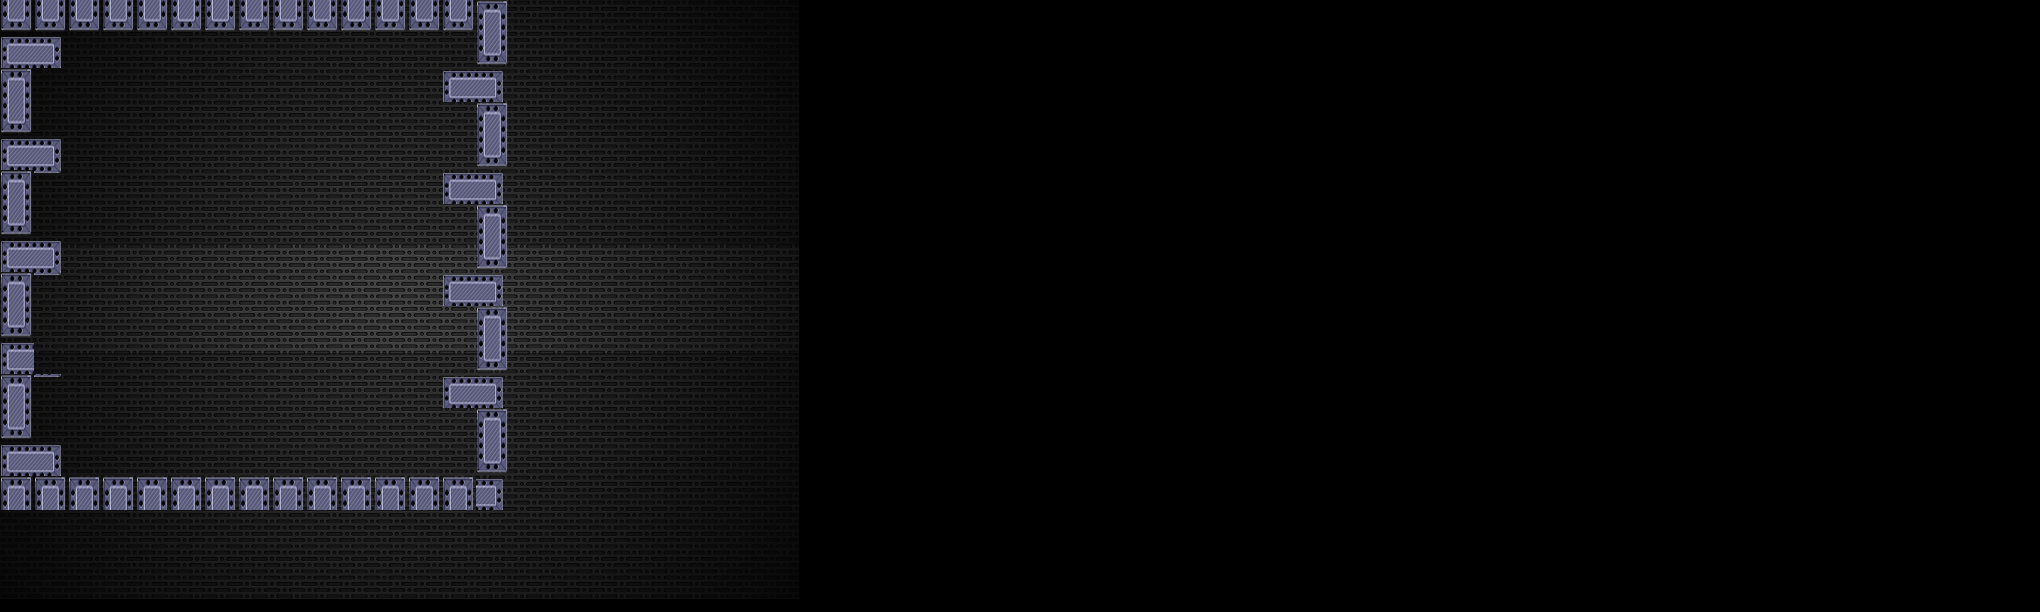

This game map was drawn from its Tiled (.tmx) file and the tilesets committed beside it. A one-line description and the trimmed map source follow:
An orthogonal 60x18 tile map with 34x34 px tiles, 1 tile layer (Collision), 1 image layer.

<map version="1.0" tiledversion="1.1.5" orientation="orthogonal" renderorder="right-down" width="60" height="18" tilewidth="34" tileheight="34" infinite="0" nextobjectid="1">
 <tileset firstgid="1" name="tiles" tilewidth="34" tileheight="34" tilecount="9" columns="3">
  <image source="../images/tiles.png" width="102" height="68" />
 </tileset>
 <imagelayer name="background" offsetx="-1" offsety="-1">
  <image source="../images/bg.png" width="800" height="600" />
 </imagelayer>
 <layer name="Collision" width="60" height="18">
  <properties>
   <property name="collision" value="true" />
  </properties>
  <data>[1080 cells, 67 non-empty, 5 distinct tile ids]</data>
 </layer>
</map>